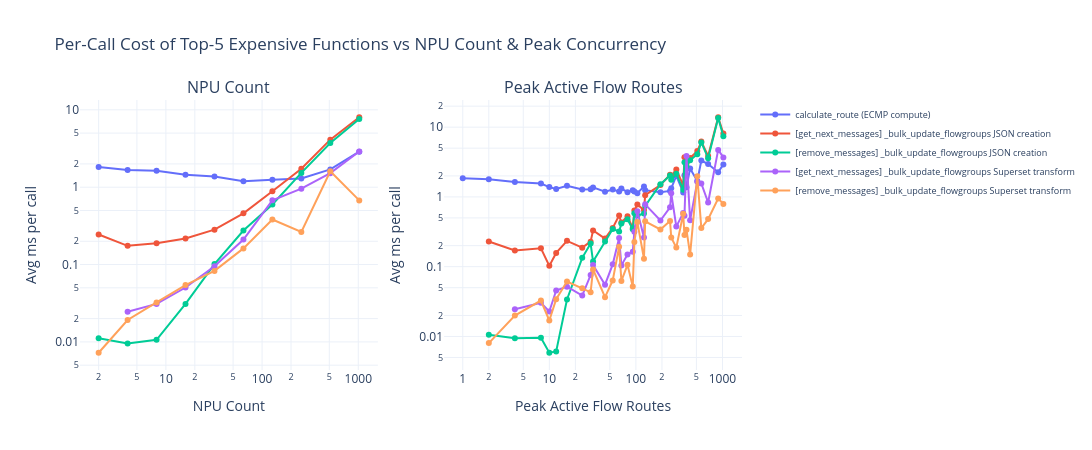

This figure's notebook cell:
### Code cell
# --- Per-call avg_ms for top functions vs workload params ---

et_noinit = et_df[et_df['section'] != 'Init function time'].copy()

param_axis = {
    'npu_count': 'NPU Count',
    'peak_active_flow_routes': 'Peak Active Flow Routes',
}

for metric_col, metric_label in [('avg_ms', 'Avg ms per call')]:
    fig = make_subplots(rows=1, cols=2, subplot_titles=list(param_axis.values()))
    # Pick top 5 costliest functions by mean avg_ms
    top5_expensive = (
        et_noinit.groupby('section', as_index=False)['avg_ms'].mean()
        .sort_values('avg_ms', ascending=False).head(5)['section'].tolist()
    )
    colors = px.colors.qualitative.Plotly[:5]
    for col_idx, (param, plabel) in enumerate(param_axis.items(), start=1):
        for i, sec in enumerate(top5_expensive):
            if param in et_noinit.columns:
                sdf_sec = et_noinit[et_noinit['section'] == sec]
            else:
                sdf_sec = et_noinit[et_noinit['section'] == sec].merge(
                    df[['workload', 'npu_count', 'run', param]], on=['workload', 'npu_count', 'run'])
            agg = sdf_sec.groupby(param, as_index=False)[metric_col].mean().sort_values(param)
            fig.add_trace(go.Scatter(
                x=agg[param], y=agg[metric_col],
                mode='lines+markers', name=sec,
                marker=dict(size=6, color=colors[i]),
                line=dict(color=colors[i], width=2),
                showlegend=(col_idx == 1),
            ), row=1, col=col_idx)
        fig.update_xaxes(title_text=plabel, type='log', row=1, col=col_idx)
        fig.update_yaxes(title_text=metric_label, type='log', row=1, col=col_idx)

    fig.update_layout(
        title='Per-Call Cost of Top-5 Expensive Functions vs NPU Count & Peak Concurrency',
        template='plotly_white', font=dict(size=12),
        height=450, width=1100,
        legend=dict(font=dict(size=9)),
    )
    fig.show()

### Figure 1 — Plotly figure (JSON) as saved in the notebook; plotly's stock layout.template omitted (floating-point values rounded to 4 significant figures)
{"data": [{"line": {"color": "#636EFA", "width": 2}, "marker": {"color": "#636EFA", "size": 6}, "mode": "lines+markers", "name": "calculate_route (ECMP compute)", "showlegend": true, "type": "scatter", "x": [2, 4, 8, 16, 32, 64, 128, 256, 512, 1024], "xaxis": "x", "y": [1.828, 1.671, 1.635, 1.451, 1.372, 1.196, 1.249, 1.295, 1.698, 2.876], "yaxis": "y"}, {"line": {"color": "#EF553B", "width": 2}, "marker": {"color": "#EF553B", "size": 6}, "mode": "lines+markers", "name": "[get_next_messages] _bulk_update_flowgroups JSON creation", "showlegend": true, "type": "scatter", "x": [2, 4, 8, 16, 32, 64, 128, 256, 512, 1024], "xaxis": "x", "y": [0.2445, 0.1746, 0.1891, 0.2173, 0.2826, 0.4586, 0.8867, 1.733, 4.117, 8.019], "yaxis": "y"}, {"line": {"color": "#00CC96", "width": 2}, "marker": {"color": "#00CC96", "size": 6}, "mode": "lines+markers", "name": "[remove_messages] _bulk_update_flowgroups JSON creation", "showlegend": true, "type": "scatter", "x": [2, 4, 8, 16, 32, 64, 128, 256, 512, 1024], "xaxis": "x", "y": [0.01115, 0.009504, 0.01065, 0.03099, 0.1013, 0.2756, 0.5983, 1.53, 3.722, 7.609], "yaxis": "y"}, {"line": {"color": "#AB63FA", "width": 2}, "marker": {"color": "#AB63FA", "size": 6}, "mode": "lines+markers", "name": "[get_next_messages] _bulk_update_flowgroups Superset transform", "showlegend": true, "type": "scatter", "x": [4, 8, 16, 32, 64, 128, 256, 512, 1024], "xaxis": "x", "y": [0.02453, 0.03096, 0.05044, 0.0951, 0.2109, 0.6758, 0.9573, 1.519, 2.896], "yaxis": "y"}, {"line": {"color": "#FFA15A", "width": 2}, "marker": {"color": "#FFA15A", "size": 6}, "mode": "lines+markers", "name": "[remove_messages] _bulk_update_flowgroups Superset transform", "showlegend": true, "type": "scatter", "x": [2, 4, 8, 16, 32, 64, 128, 256, 512, 1024], "xaxis": "x", "y": [0.007239, 0.01918, 0.03238, 0.05434, 0.08281, 0.1616, 0.3822, 0.264, 1.604, 0.6751], "yaxis": "y"}, {"line": {"color": "#636EFA", "width": 2}, "marker": {"color": "#636EFA", "size": 6}, "mode": "lines+markers", "name": "calculate_route (ECMP compute)", "showlegend": false, "type": "scatter", "x": [1, 2, 4, 8, 10, 12, 16, 24, 30, 32, 44, 54, 64, 68, 80, 92, 96, 104, 124, 128, 192, 248, 256, 293, 352, 364, 384, 423, 512, 570, 683, 892, 1024], "xaxis": "x2", "y": [1.849, 1.793, 1.641, 1.559, 1.383, 1.299, 1.443, 1.274, 1.286, 1.369, 1.19, 1.279, 1.191, 1.319, 1.169, 1.249, 1.196, 1.129, 1.415, 1.249, 1.171, 1.22, 1.33, 2.006, 1.161, 2.04, 1.372, 2.561, 1.69, 3.32, 2.955, 2.253, 2.926], "yaxis": "y2"}, {"line": {"color": "#EF553B", "width": 2}, "marker": {"color": "#EF553B", "size": 6}, "mode": "lines+markers", "name": "[get_next_messages] _bulk_update_flowgroups JSON creation", "showlegend": false, "type": "scatter", "x": [2, 4, 8, 10, 12, 16, 24, 30, 32, 44, 54, 64, 68, 80, 92, 96, 104, 124, 128, 192, 248, 256, 293, 352, 364, 384, 423, 512, 570, 683, 892, 1024], "xaxis": "x2", "y": [0.2298, 0.1708, 0.1834, 0.1027, 0.1574, 0.2346, 0.1874, 0.2284, 0.3314, 0.2527, 0.3591, 0.5403, 0.43, 0.5267, 0.3572, 0.64, 0.7762, 0.6469, 1.059, 1.481, 2.08, 2.007, 2.471, 1.463, 3.704, 3.026, 3.618, 4.534, 6.212, 3.859, 13.87, 8.079], "yaxis": "y2"}, {"line": {"color": "#00CC96", "width": 2}, "marker": {"color": "#00CC96", "size": 6}, "mode": "lines+markers", "name": "[remove_messages] _bulk_update_flowgroups JSON creation", "showlegend": false, "type": "scatter", "x": [2, 4, 8, 10, 12, 16, 24, 30, 32, 44, 54, 64, 68, 80, 92, 96, 104, 124, 128, 192, 248, 256, 293, 352, 364, 384, 423, 512, 570, 683, 892, 1024], "xaxis": "x2", "y": [0.01059, 0.009391, 0.009555, 0.005839, 0.006086, 0.03391, 0.1337, 0.2148, 0.119, 0.2295, 0.3479, 0.319, 0.4165, 0.4777, 0.3437, 0.5841, 0.5403, 0.5792, 0.7449, 1.524, 2.02, 1.756, 2.144, 1.268, 3.153, 2.755, 3.359, 4.104, 6.044, 3.594, 13.54, 7.431], "yaxis": "y2"}, {"line": {"color": "#AB63FA", "width": 2}, "marker": {"color": "#AB63FA", "size": 6}, "mode": "lines+markers", "name": "[get_next_messages] _bulk_update_flowgroups Superset transform", "showlegend": false, "type": "scatter", "x": [4, 8, 10, 12, 16, 24, 30, 32, 44, 54, 64, 68, 80, 92, 96, 104, 124, 128, 192, 248, 256, 293, 352, 364, 384, 423, 512, 570, 683, 892, 1024], "xaxis": "x2", "y": [0.02453, 0.0304, 0.02281, 0.04557, 0.05168, 0.03855, 0.07598, 0.1059, 0.0552, 0.1081, 0.2579, 0.1044, 0.1491, 0.1643, 0.3179, 0.621, 0.262, 0.7824, 0.4588, 0.7099, 1.132, 0.3757, 0.5896, 0.539, 3.874, 0.4612, 1.654, 1.556, 0.8319, 4.716, 3.687], "yaxis": "y2"}, {"line": {"color": "#FFA15A", "width": 2}, "marker": {"color": "#FFA15A", "size": 6}, "mode": "lines+markers", "name": "[remove_messages] _bulk_update_flowgroups Superset transform", "showlegend": false, "type": "scatter", "x": [2, 4, 8, 10, 12, 16, 24, 30, 32, 44, 54, 64, 68, 80, 92, 96, 104, 124, 128, 192, 248, 256, 293, 352, 364, 384, 423, 512, 570, 683, 892, 1024], "xaxis": "x2", "y": [0.008033, 0.0199, 0.0327, 0.01693, 0.03413, 0.06115, 0.04895, 0.04293, 0.09136, 0.03659, 0.06363, 0.1925, 0.06251, 0.1064, 0.0518, 0.2268, 0.4358, 0.13, 0.4466, 0.3418, 0.4525, 0.2619, 0.1876, 0.5746, 0.2845, 0.3391, 0.1491, 1.986, 0.3576, 0.4806, 0.9498, 0.7937], "yaxis": "y2"}], "layout": {"annotations": [{"font": {"size": 16}, "showarrow": false, "text": "NPU Count", "x": 0.225, "xanchor": "center", "xref": "paper", "y": 1, "yanchor": "bottom", "yref": "paper"}, {"font": {"size": 16}, "showarrow": false, "text": "Peak Active Flow Routes", "x": 0.775, "xanchor": "center", "xref": "paper", "y": 1, "yanchor": "bottom", "yref": "paper"}], "font": {"size": 12}, "height": 450, "legend": {"font": {"size": 9}}, "title": {"text": "Per-Call Cost of Top-5 Expensive Functions vs NPU Count & Peak Concurrency"}, "width": 1100, "xaxis": {"anchor": "y", "domain": [0, 0.45], "title": {"text": "NPU Count"}, "type": "log"}, "xaxis2": {"anchor": "y2", "domain": [0.55, 1], "title": {"text": "Peak Active Flow Routes"}, "type": "log"}, "yaxis": {"anchor": "x", "domain": [0, 1], "title": {"text": "Avg ms per call"}, "type": "log"}, "yaxis2": {"anchor": "x2", "domain": [0, 1], "title": {"text": "Avg ms per call"}, "type": "log"}}}
